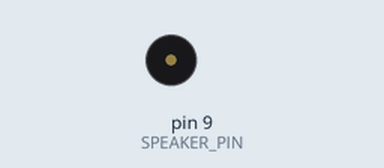
Recording of a sketch running on a simulated Arduino Uno, built with avr-gcc and run on an emulated ATmega328P. Shown: buzzer (waves = sounding). What the sketch prints to the serial monitor is not drawn.

Above: at 2.0 s.
At 4.5 s:
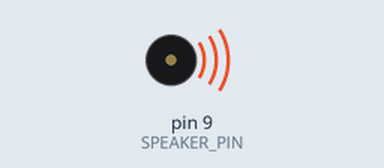
Timing chart, 0 to 10.4 s (numbered marks = the images above):
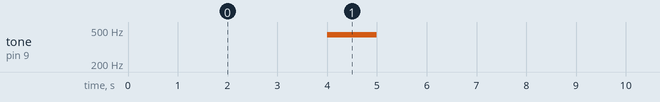

The sketch:

SpeakerTest.ino
```cpp
#include "./Lib/ToneGeneration.h"
#include "./Lib/ToneGeneration.c"

#define SPEAKER_PIN 9
#define TONES_LENGTH 2
#define KEYS_LENGTH 8

unsigned long int curTime, toneTime;

// Tones
unsigned int tones[TONES_LENGTH][2] = {
  {1000, 1000},
  {500, 2000},
  };

unsigned int keys[KEYS_LENGTH][2]={
  {1000, 45},
  {1000, 46},
  {1000, 47},
  {1000, 48},
  {1000, 49},
  {1000, 48},
  {1000, 47},
  {1000, 46}
  };

void setup() {
  // put your setup code here, to run once:
  Serial.begin(9600);
  Serial.println("start");
  curTime = millis();
  toneTime = curTime;

  // Convert keys to freqs
  for(int i = 0; i < KEYS_LENGTH; i++){
      Serial.println(keys[i][1]);
      keys[i][1] = getPianoFreq(keys[i][1]);
      Serial.println(keys[i][1]);
    }
}

void loop() {
  // put your main code here, to run repeatedly
  curTime = millis();
  makeTone(SPEAKER_PIN, keys, KEYS_LENGTH, curTime, false);
}

/*
// Nonblocking function to make a tone for a certain duration
// Returns the index of the tone on
int makeTone(unsigned int speakerPin, unsigned int tones[][2], unsigned long int curTime, boolean stopFlag){
  static unsigned long int curToneStartTime = 0;
  static unsigned long int curToneIndex = 0;

  // If duration has elapsed
  if(stopFlag){
    noTone(speakerPin);
  }
  else if(curTime >= (curToneStartTime + tones[curToneIndex][0])){
      //Serial.print("hit\n");
      // Roll over curToneIndex
      curToneIndex += 1;
      if(curToneIndex >= TONES_LENGTH){
        curToneIndex = 0;
      }
      // Play next tone
      tone(speakerPin, tones[curToneIndex][1]);
      // Save time
      curToneStartTime = millis();
      return curToneIndex;
  }

  return -1;
}
*/
```

Measured:
- by itself, tone on pin 9 (SPEAKER_PIN): alternates 440 Hz for 1.0 s and silent for 7.0 s
